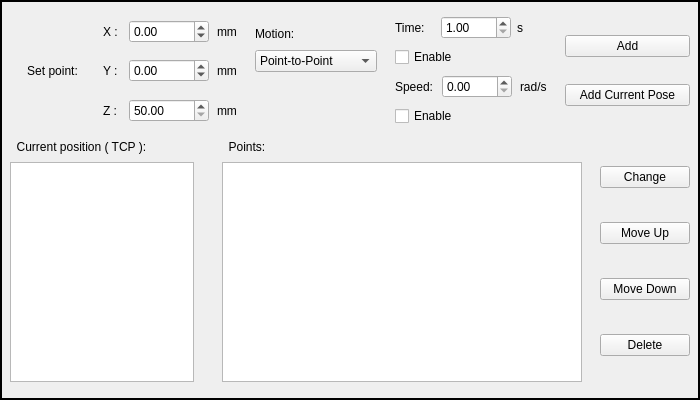
   <widget class="QFrame" name="frame_1">
    <property name="geometry">
     <rect>
      <x>10</x>
      <y>140</y>
      <width>700</width>
      <height>400</height>
     </rect>
    </property>
    <property name="sizePolicy">
     <sizepolicy hsizetype="Fixed" vsizetype="Fixed">
      <horstretch>0</horstretch>
      <verstretch>0</verstretch>
     </sizepolicy>
    </property>
    <property name="minimumSize">
     <size>
      <width>700</width>
      <height>400</height>
     </size>
    </property>
    <property name="maximumSize">
     <size>
      <width>700</width>
      <height>400</height>
     </size>
    </property>
    <property name="frameShape">
     <enum>QFrame::Box</enum>
    </property>
    <property name="lineWidth">
     <number>2</number>
    </property>
    <layout class="QVBoxLayout" name="verticalLayout_8">
     <property name="spacing">
      <number>8</number>
     </property>
     <property name="leftMargin">
      <number>8</number>
     </property>
     <property name="topMargin">
      <number>8</number>
     </property>
     <property name="rightMargin">
      <number>8</number>
     </property>
     <property name="bottomMargin">
      <number>8</number>
     </property>
     <item>
      <layout class="QHBoxLayout" name="horizontalLayout_7">
       <item>
        <widget class="QLabel" name="label_16">
         <property name="text">
          <string>Set point:</string>
         </property>
         <property name="alignment">
          <set>Qt::AlignCenter</set>
         </property>
         <property name="margin">
          <number>0</number>
         </property>
        </widget>
       </item>
       <item>
        <layout class="QVBoxLayout" name="verticalLayout">
         <item>
          <layout class="QHBoxLayout" name="horizontalLayout_2">
           <item>
            <widget class="QLabel" name="label_3">
             <property name="text">
              <string>X : </string>
             </property>
            </widget>
           </item>
           <item>
            <widget class="QDoubleSpinBox" name="spinBox_x">
             <property name="sizePolicy">
              <sizepolicy hsizetype="Fixed" vsizetype="Fixed">
               <horstretch>0</horstretch>
               <verstretch>0</verstretch>
              </sizepolicy>
             </property>
             <property name="minimumSize">
              <size>
               <width>80</width>
               <height>0</height>
              </size>
             </property>
             <property name="maximumSize">
              <size>
               <width>80</width>
               <height>16777215</height>
              </size>
             </property>
             <property name="minimum">
              <double>-700.000000000000000</double>
             </property>
             <property name="maximum">
              <double>700.000000000000000</double>
             </property>
             <property name="singleStep">
              <double>1.000000000000000</double>
             </property>
            </widget>
           </item>
           <item>
            <widget class="QLabel" name="label_4">
             <property name="text">
              <string>mm</string>
             </property>
            </widget>
           </item>
          </layout>
         </item>
         <item>
          <layout class="QHBoxLayout" name="horizontalLayout_3">
           <item>
            <widget class="QLabel" name="label_5">
             <property name="text">
              <string>Y : </string>
             </property>
            </widget>
           </item>
           <item>
            <widget class="QDoubleSpinBox" name="spinBox_y">
             <property name="sizePolicy">
              <sizepolicy hsizetype="Fixed" vsizetype="Fixed">
               <horstretch>0</horstretch>
               <verstretch>0</verstretch>
              </sizepolicy>
             </property>
             <property name="minimumSize">
              <size>
               <width>80</width>
               <height>0</height>
              </size>
             </property>
             <property name="maximumSize">
              <size>
               <width>80</width>
               <height>16777215</height>
              </size>
             </property>
             <property name="minimum">
              <double>-700.000000000000000</double>
             </property>
             <property name="maximum">
              <double>700.000000000000000</double>
             </property>
             <property name="singleStep">
              <double>1.000000000000000</double>
             </property>
            </widget>
           </item>
           <item>
            <widget class="QLabel" name="label_6">
             <property name="text">
              <string>mm</string>
             </property>
            </widget>
           </item>
          </layout>
         </item>
         <item>
          <layout class="QHBoxLayout" name="horizontalLayout_4">
           <item>
            <widget class="QLabel" name="label_7">
             <property name="text">
              <string>Z : </string>
             </property>
            </widget>
           </item>
           <item>
            <widget class="QDoubleSpinBox" name="spinBox_z">
             <property name="sizePolicy">
              <sizepolicy hsizetype="Fixed" vsizetype="Fixed">
               <horstretch>80</horstretch>
               <verstretch>0</verstretch>
              </sizepolicy>
             </property>
             <property name="minimumSize">
              <size>
               <width>80</width>
               <height>0</height>
              </size>
             </property>
             <property name="maximumSize">
              <size>
               <width>80</width>
               <height>16777215</height>
              </size>
             </property>
             <property name="minimum">
              <double>50.000000000000000</double>
             </property>
             <property name="maximum">
              <double>800.000000000000000</double>
             </property>
             <property name="singleStep">
              <double>1.000000000000000</double>
             </property>
            </widget>
           </item>
           <item>
            <widget class="QLabel" name="label_8">
             <property name="text">
              <string>mm</string>
             </property>
            </widget>
           </item>
          </layout>
         </item>
        </layout>
       </item>
       <item>
        <spacer name="horizontalSpacer">
         <property name="orientation">
          <enum>Qt::Horizontal</enum>
         </property>
         <property name="sizeType">
          <enum>QSizePolicy::Fixed</enum>
         </property>
         <property name="sizeHint" stdset="0">
          <size>
           <width>10</width>
           <height>20</height>
          </size>
         </property>
        </spacer>
       </item>
       <item>
        <layout class="QVBoxLayout" name="verticalLayout_2">
         <item>
          <spacer name="verticalSpacer_2">
           <property name="orientation">
            <enum>Qt::Vertical</enum>
           </property>
           <property name="sizeType">
            <enum>QSizePolicy::Fixed</enum>
           </property>
           <property name="sizeHint" stdset="0">
            <size>
             <width>20</width>
             <height>10</height>
            </size>
           </property>
          </spacer>
         </item>
         <item>
          <widget class="QLabel" name="label_9">
           <property name="text">
            <string>Motion:</string>
           </property>
          </widget>
         </item>
         <item>
          <widget class="QComboBox" name="comboBoxMotion">
           <property name="sizePolicy">
            <sizepolicy hsizetype="Fixed" vsizetype="Fixed">
             <horstretch>0</horstretch>
             <verstretch>0</verstretch>
            </sizepolicy>
           </property>
           <property name="minimumSize">
            <size>
             <width>122</width>
             <height>0</height>
            </size>
           </property>
           <property name="maximumSize">
            <size>
             <width>122</width>
             <height>16777215</height>
            </size>
           </property>
           <item>
            <property name="text">
             <string>Point-to-Point</string>
            </property>
           </item>
           <item>
            <property name="text">
             <string>Linear</string>
            </property>
           </item>
          </widget>
         </item>
         <item>
          <spacer name="verticalSpacer">
           <property name="orientation">
            <enum>Qt::Vertical</enum>
           </property>
           <property name="sizeType">
            <enum>QSizePolicy::Fixed</enum>
           </property>
           <property name="sizeHint" stdset="0">
            <size>
             <width>20</width>
             <height>54</height>
            </size>
           </property>
          </spacer>
         </item>
        </layout>
       </item>
       <item>
        <spacer name="horizontalSpacer_2">
         <property name="orientation">
          <enum>Qt::Horizontal</enum>
         </property>
         <property name="sizeType">
          <enum>QSizePolicy::Fixed</enum>
         </property>
         <property name="sizeHint" stdset="0">
          <size>
           <width>10</width>
           <height>20</height>
          </size>
         </property>
        </spacer>
       </item>
       <item>
        <layout class="QVBoxLayout" name="verticalLayout_3">
         <item>
          <layout class="QHBoxLayout" name="horizontalLayout_5">
           <property name="spacing">
            <number>6</number>
           </property>
           <item>
            <widget class="QLabel" name="label_10">
             <property name="text">
              <string>Time:   </string>
             </property>
            </widget>
           </item>
           <item>
            <widget class="QDoubleSpinBox" name="spinBox_time">
             <property name="sizePolicy">
              <sizepolicy hsizetype="Fixed" vsizetype="Fixed">
               <horstretch>0</horstretch>
               <verstretch>0</verstretch>
              </sizepolicy>
             </property>
             <property name="minimumSize">
              <size>
               <width>70</width>
               <height>0</height>
              </size>
             </property>
             <property name="maximumSize">
              <size>
               <width>70</width>
               <height>16777215</height>
              </size>
             </property>
             <property name="minimum">
              <double>1.000000000000000</double>
             </property>
             <property name="maximum">
              <double>6.000000000000000</double>
             </property>
             <property name="singleStep">
              <double>0.500000000000000</double>
             </property>
             <property name="value">
              <double>1.000000000000000</double>
             </property>
            </widget>
           </item>
           <item>
            <widget class="QLabel" name="label_11">
             <property name="text">
              <string>s</string>
             </property>
            </widget>
           </item>
          </layout>
         </item>
         <item>
          <widget class="QCheckBox" name="checkBoxTime">
           <property name="text">
            <string>Enable</string>
           </property>
          </widget>
         </item>
         <item>
          <layout class="QHBoxLayout" name="horizontalLayout_6">
           <item>
            <widget class="QLabel" name="label_12">
             <property name="text">
              <string>Speed:</string>
             </property>
            </widget>
           </item>
           <item>
            <widget class="QDoubleSpinBox" name="spinBox_speed">
             <property name="sizePolicy">
              <sizepolicy hsizetype="Fixed" vsizetype="Fixed">
               <horstretch>0</horstretch>
               <verstretch>0</verstretch>
              </sizepolicy>
             </property>
             <property name="minimumSize">
              <size>
               <width>70</width>
               <height>0</height>
              </size>
             </property>
             <property name="maximumSize">
              <size>
               <width>70</width>
               <height>16777215</height>
              </size>
             </property>
             <property name="maximum">
              <double>2.000000000000000</double>
             </property>
             <property name="singleStep">
              <double>0.050000000000000</double>
             </property>
            </widget>
           </item>
           <item>
            <widget class="QLabel" name="label_13">
             <property name="text">
              <string>rad/s</string>
             </property>
            </widget>
           </item>
          </layout>
         </item>
         <item>
          <widget class="QCheckBox" name="checkBoxSpeed">
           <property name="text">
            <string>Enable</string>
           </property>
          </widget>
         </item>
        </layout>
       </item>
       <item>
        <spacer name="horizontalSpacer_3">
         <property name="orientation">
          <enum>Qt::Horizontal</enum>
         </property>
         <property name="sizeType">
          <enum>QSizePolicy::Fixed</enum>
         </property>
         <property name="sizeHint" stdset="0">
          <size>
           <width>10</width>
           <height>20</height>
          </size>
         </property>
        </spacer>
       </item>
       <item>
        <layout class="QVBoxLayout" name="verticalLayout_4">
         <item>
          <widget class="QPushButton" name="buttonAddPoint">
           <property name="minimumSize">
            <size>
             <width>125</width>
             <height>0</height>
            </size>
           </property>
           <property name="maximumSize">
            <size>
             <width>125</width>
             <height>16777215</height>
            </size>
           </property>
           <property name="text">
            <string>Add</string>
           </property>
          </widget>
         </item>
         <item>
          <widget class="QPushButton" name="buttonAddCurrent">
           <property name="minimumSize">
            <size>
             <width>125</width>
             <height>0</height>
            </size>
           </property>
           <property name="maximumSize">
            <size>
             <width>125</width>
             <height>16777215</height>
            </size>
           </property>
           <property name="text">
            <string>Add Current Pose</string>
           </property>
          </widget>
         </item>
        </layout>
       </item>
      </layout>
     </item>
     <item>
      <layout class="QHBoxLayout" name="horizontalLayout_9">
       <item>
        <layout class="QHBoxLayout" name="horizontalLayout_8">
         <item>
          <layout class="QVBoxLayout" name="verticalLayout_6">
           <item>
            <widget class="QLabel" name="label_14">
             <property name="text">
              <string>  Current position ( TCP ):</string>
             </property>
            </widget>
           </item>
           <item>
            <widget class="QListWidget" name="listWidgetCurrent">
             <property name="sizePolicy">
              <sizepolicy hsizetype="Expanding" vsizetype="Fixed">
               <horstretch>0</horstretch>
               <verstretch>0</verstretch>
              </sizepolicy>
             </property>
             <property name="minimumSize">
              <size>
               <width>0</width>
               <height>220</height>
              </size>
             </property>
             <property name="maximumSize">
              <size>
               <width>16777215</width>
               <height>220</height>
              </size>
             </property>
            </widget>
           </item>
          </layout>
         </item>
         <item>
          <spacer name="horizontalSpacer_4">
           <property name="orientation">
            <enum>Qt::Horizontal</enum>
           </property>
           <property name="sizeType">
            <enum>QSizePolicy::Fixed</enum>
           </property>
           <property name="sizeHint" stdset="0">
            <size>
             <width>20</width>
             <height>20</height>
            </size>
           </property>
          </spacer>
         </item>
         <item>
          <layout class="QVBoxLayout" name="verticalLayout_5">
           <item>
            <widget class="QLabel" name="label_15">
             <property name="text">
              <string>  Points:</string>
             </property>
             <property name="margin">
              <number>0</number>
             </property>
            </widget>
           </item>
           <item>
            <widget class="QListWidget" name="listWidgetPoint">
             <property name="sizePolicy">
              <sizepolicy hsizetype="Fixed" vsizetype="Fixed">
               <horstretch>0</horstretch>
               <verstretch>0</verstretch>
              </sizepolicy>
             </property>
             <property name="minimumSize">
              <size>
               <width>360</width>
               <height>220</height>
              </size>
             </property>
             <property name="maximumSize">
              <size>
               <width>360</width>
               <height>220</height>
              </size>
             </property>
            </widget>
           </item>
          </layout>
         </item>
        </layout>
       </item>
       <item>
        <spacer name="horizontalSpacer_5">
         <property name="orientation">
          <enum>Qt::Horizontal</enum>
         </property>
         <property name="sizeType">
          <enum>QSizePolicy::Fixed</enum>
         </property>
         <property name="sizeHint" stdset="0">
          <size>
           <width>10</width>
           <height>20</height>
          </size>
         </property>
        </spacer>
       </item>
       <item>
        <layout class="QVBoxLayout" name="verticalLayout_7">
         <item>
          <widget class="QPushButton" name="buttonChange">
           <property name="minimumSize">
            <size>
             <width>90</width>
             <height>0</height>
            </size>
           </property>
           <property name="text">
            <string>Change</string>
           </property>
          </widget>
         </item>
         <item>
          <widget class="QPushButton" name="buttonMoveUp">
           <property name="text">
            <string>Move Up</string>
           </property>
          </widget>
         </item>
         <item>
          <widget class="QPushButton" name="buttonMoveDown">
           <property name="text">
            <string>Move Down</string>
           </property>
          </widget>
         </item>
         <item>
          <widget class="QPushButton" name="buttonDelete">
           <property name="text">
            <string>Delete</string>
           </property>
          </widget>
         </item>
        </layout>
       </item>
      </layout>
     </item>
    </layout>
   </widget>
